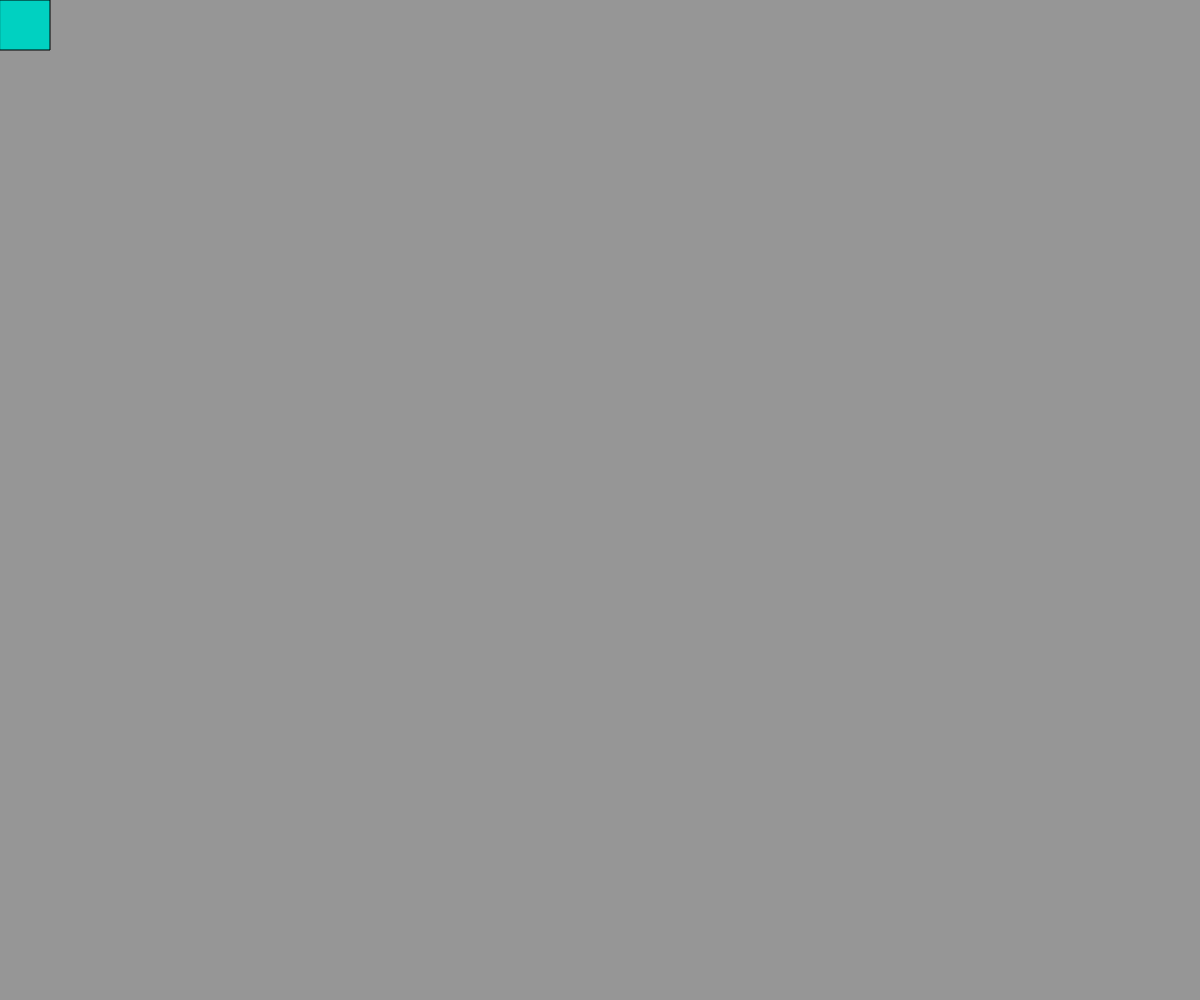
Frame 1 (no input)
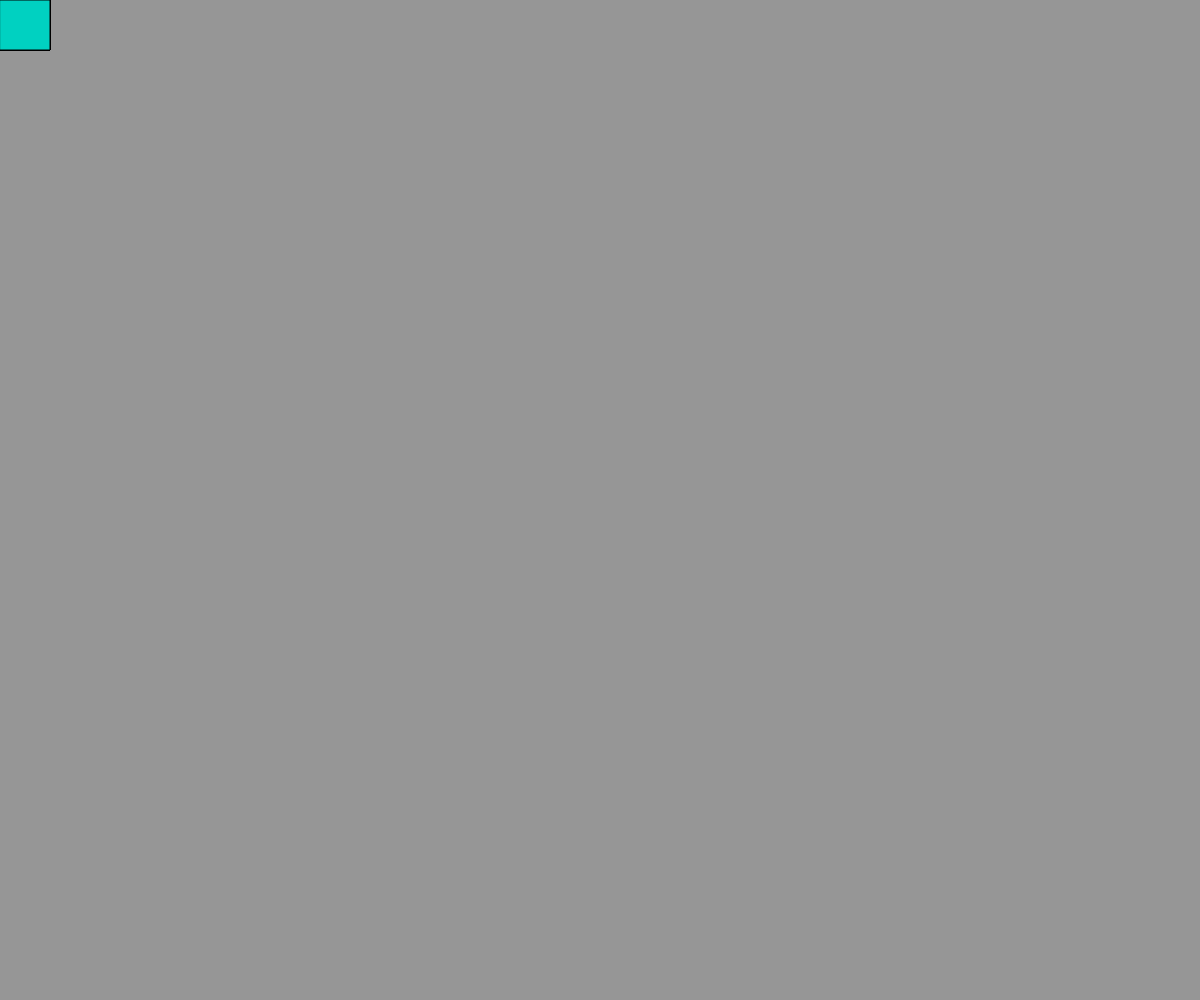
Frame 60 (no input)
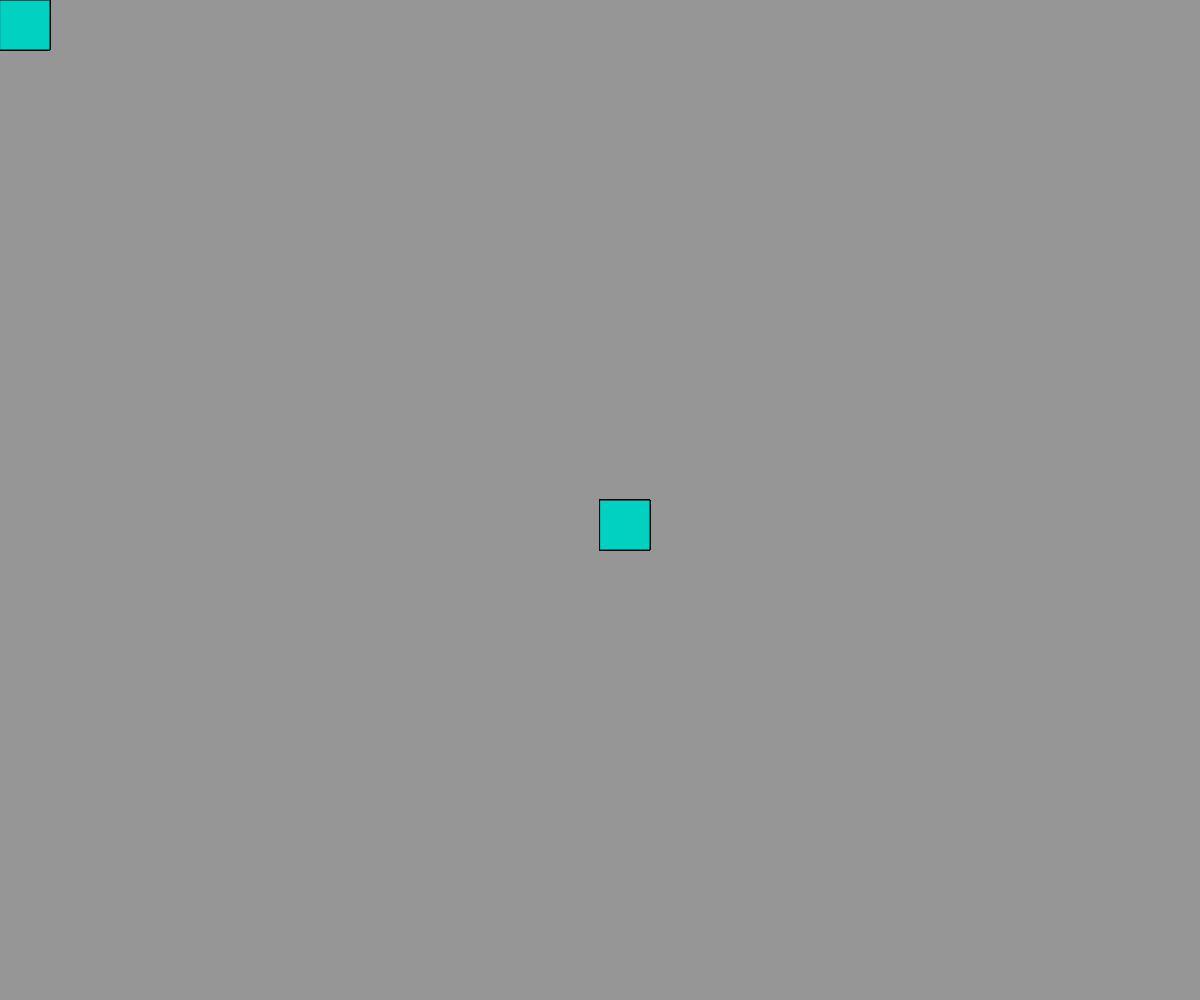
Frame 120 (the mouse pressed at the canvas centre since frame 60)

The p5.js sketch that drew these frames (run headless with seeded random() and noise() and a simulated clock; from frame 60 on, the mouse is pressed at the canvas centre):

// p5.js sketch
// ── sketch.js
function setup() {
  // put setup code here
  createCanvas(windowWidth, windowHeight);
  background(150);
}

function draw() {
  //circle in the middle of window
  fill(0, 209, 193);
  rect(mouseX, mouseY, 50, 50);
}
  //draw squares
  function mouseReleased() {
  }
